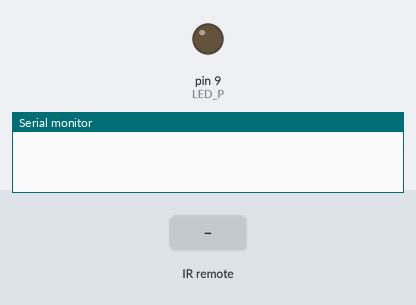
Bench run of a sketch on a simulated Arduino Uno, built with avr-gcc and run on an emulated ATmega328P. Parts: output pins drawn as LEDs (lit = HIGH), the last lines printed to the serial monitor. The inputs (shaded band) are chosen by the test bench.

Above: at 1.2 s.
1.3 s: infrared code 0xE718FF00 received
At 2.5 s:
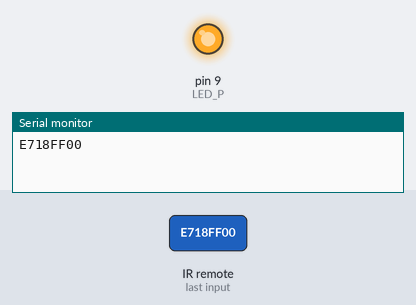
2.8 s: infrared code 0xAD52FF00 received
At 3.7 s:
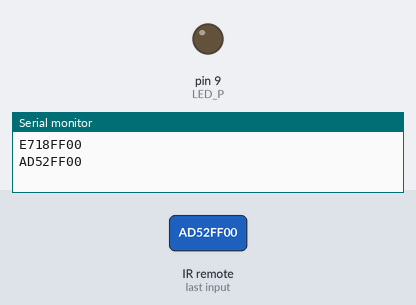
Timing chart, 0 to 5.8 s (numbered marks = the images above; inputs shaded):
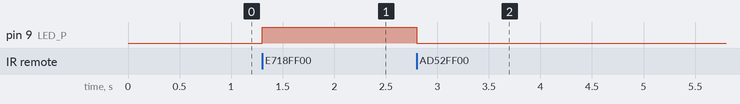

The sketch:

IR_reciver_LED.ino
```cpp
#include <IRremote.h>
int LED_P=9;
IRrecv IR(11);
void setup(){
  Serial.begin(9600);
  IR.enableIRIn();
  pinMode(LED_P,OUTPUT);
}

void loop(){
   if(IR.decode()){
    Serial.println(IR.decodedIRData.decodedRawData,HEX);
    if(IR.decodedIRData.decodedRawData==0xE718FF00)
    {
      digitalWrite(LED_P,HIGH);
    }
if(IR.decodedIRData.decodedRawData==0xAD52FF00)
    {
      digitalWrite(LED_P,LOW);
    }
    delay(1500);
    IR.resume();
   }

}
```

Measured:
- after the input at 1.3 s, pin 9 (LED_P): LOW → HIGH at once
- after the input at 2.8 s, pin 9 (LED_P): HIGH → LOW at once
